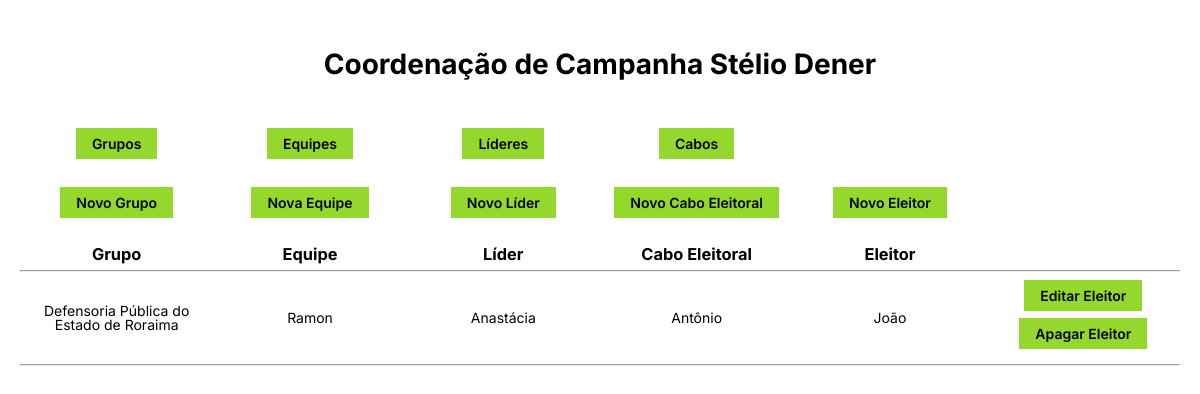
The app's page /, older data.
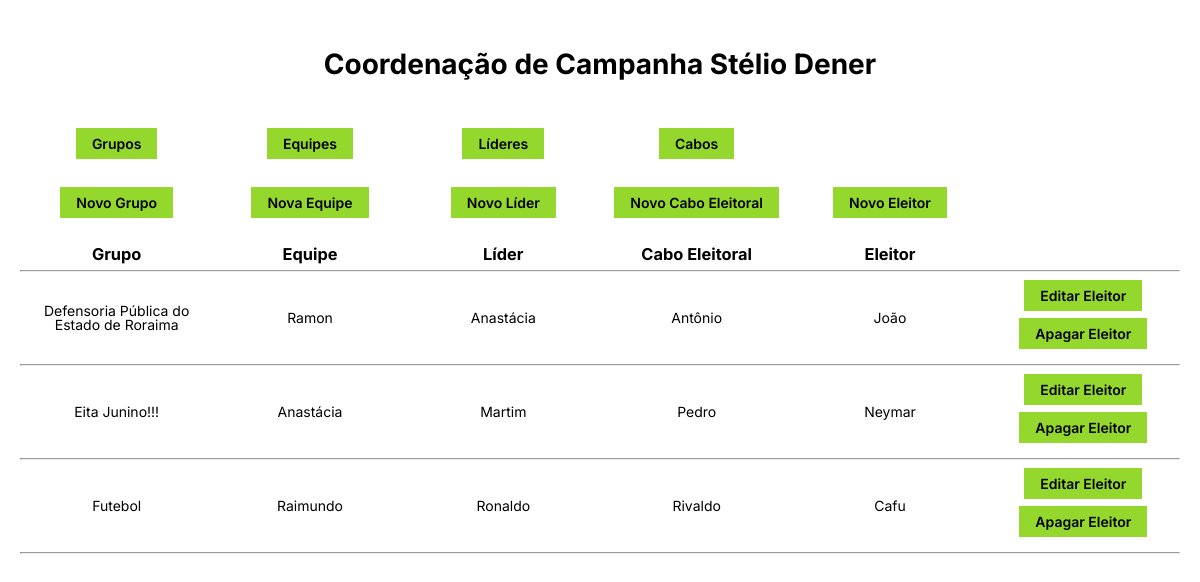
The same page, newer data.
### base/models.py (models this page shows, shortened)
class Voto(models.Model):
    cabo = models.ForeignKey(Cabo, null=True, on_delete=models.SET_NULL)
    eleitor = models.ForeignKey(Pessoa, null=True, on_delete=models.SET_NULL)
    updated = models.DateTimeField(auto_now=True)
    created = models.DateTimeField(auto_now_add=True)
    def __str__(self):
        return self.eleitor.nome

class Cabo(models.Model):
    líder = models.ForeignKey(Líder, null=True, on_delete=models.SET_NULL)
    cabo = models.ForeignKey(Pessoa, null=True, on_delete=models.SET_NULL)
    updated = models.DateTimeField(auto_now=True)
    created = models.DateTimeField(auto_now_add=True)
    def __str__(self):
        return self.cabo.nome

class Líder(models.Model):
    equipe = models.ForeignKey(Equipe, null=True, on_delete=models.SET_NULL)
    líder = models.ForeignKey(Pessoa, null=True, on_delete=models.SET_NULL)
    updated = models.DateTimeField(auto_now=True)
    created = models.DateTimeField(auto_now_add=True)
    def __str__(self):
        return self.líder.nome

class Equipe(models.Model):
    grupo = models.ForeignKey(Grupo, null=True, on_delete=models.SET_NULL)
    coordenador = models.ForeignKey(Pessoa, null=True, on_delete=models.SET_NULL)
    updated = models.DateTimeField(auto_now=True)
    created = models.DateTimeField(auto_now_add=True)
    def __str__(self):
        return self.coordenador.nome

class Grupo(models.Model):
    grupo = models.CharField(max_length=200)
    rgb = models.CharField(max_length=9, null=True, blank=True)
    updated = models.DateTimeField(auto_now=True)
    created = models.DateTimeField(auto_now_add=True)
    def __str__(self):
        return self.grupo

class Pessoa(models.Model):
    nome = models.CharField(max_length=200)
    telefone = models.CharField(max_length=20, null=True, blank=True)
    logradouro = models.CharField(max_length=200, null=True, blank=True)
    bairro = models.CharField(max_length=200, null=True, blank=True)
    cidade = models.CharField(max_length=200, null=True, blank=True)
    cep = models.CharField(max_length=10, null=True, blank=True)
    cpf = models.CharField(max_length=14, null=True, blank=True, unique=True)
    nascimento = models.CharField(max_length=10, null=True, blank=True)
    updated = models.DateTimeField(auto_now=True)
    created = models.DateTimeField(auto_now_add=True)

### base/views.py (the view)
# urls.py: path('', views.home, name='home'),
def home(request):
    votos = Voto.objects.all()
    context = {'votos': votos}
    return render(request, 'base/home.html', context)

### base/templates/base/home.html (shortened to what this page needs)
{% extends 'main.html' %}
{% block content %}
    <section class="tabela-votos">
        <div class="linha-tabela-votos">
            <div>
                <a href="{% url 'grupos' %}" class="btn">Grupos</a>
            </div>
            <div>
                <a href="{% url 'equipes' %}" class="btn">Equipes</a>
            </div>
            <div>
                <a href="{% url 'líderes' %}" class="btn">Líderes</a>
            </div>
            <div>
                <a href="{% url 'cabos' %}" class="btn">Cabos</a>
            </div>
        </div>
        <div class="linha-tabela-votos">
            <div>
                <a href="{% url 'cadastrar-grupo' %}" class="btn">Novo Grupo</a>
            </div>
            <div>
                <a href="{% url 'cadastrar-equipe' %}" class="btn">Nova Equipe</a>
            </div>
            <div>
                <a href="{% url 'cadastrar-líder' %}" class="btn">Novo Líder</a>
            </div>
            <div>
                <a href="{% url 'cadastrar-cabo' %}" class="btn">Novo Cabo Eleitoral</a>
            </div>
            <div>
                <a href="{% url 'cadastrar-eleitor' %}" class="btn">Novo Eleitor</a>
            </div>
        </div>
        <div class="linha-tabela-votos">
            <div><h3>Grupo</h3></div>
            <div><h3>Equipe</h3></div>
            <div><h3>Líder</h3></div>
            <div><h3>Cabo Eleitoral</h3></div>
            <div><h3>Eleitor</h3></div>
        </div>
        <hr>
            {% for voto in votos %}
            <div class="linha-tabela-votos">
                <div>{{voto.cabo.líder.equipe.grupo}}</div>
                <div>{{voto.cabo.líder.equipe}}</div>
                <div>{{voto.cabo.líder}}</div>
                <div>{{voto.cabo}}</div>
                <div>{{voto}}</div>
                <div>
                    <div>
                        <a href="{% url 'editar-eleitor' voto.id %}" class="btn" style="margin-bottom: 7px">Editar Eleitor</a>
                    </div>
                    <div>
                        <a href="{% url 'deletar-eleitor' voto.id %}" class="btn" style="margin-bottom: 7px">Apagar Eleitor</a>
                    </div>
                </div>
            </div>
            <hr>
            {% endfor %}
    </section>
{% endblock  %}

### templates/main.html (shortened to what this page needs)
<!DOCTYPE html>
{% load static %}
<html lang="en">
<head>
  <link rel="stylesheet" href="{% static 'styles/style.css' %}" />
</head>
<body>
  {% include 'navbar.html' %}
  {% block content %}
  {% endblock  %}
</body>
</html>

### templates/navbar.html
<header class="header">
  <div>
    <a href="{% url 'home' %}" class="nav-link"><h1> Coordenação de Campanha Stélio Dener </h1></a>
</div>
</header>

### static/styles/style.css (style rules this page uses)
* { padding: 0; margin: 0; box-sizing: border-box; }
html { font-size: 62.5%; }
body { font-family: "Inter", sans-serif; line-height: 1; font-weight: 400; font-size: 1.4rem; }
.header { text-align: center; margin: 50px; }
.tabela-votos { margin: 0 20px; text-align: center; }
.linha-tabela-votos { display: grid; grid-template-columns: repeat(6, 1fr); align-items: center; justify-items: center; margin: 8px 0; }
h3 { margin: 0; }
.nav-link:link, .nav-link:visited { display: inline-block; text-decoration: none; color: inherit; }
.btn:link, .btn:visited { display: inline-block; text-decoration: none; font-weight: 600; line-height: 1.5rem; padding: 0.8rem 1.6rem; border: 0; color: inherit; border: none; cursor: pointer; font-family: inherit; transition: all 0.3s; background-color: #94d82d; margin-bottom: 20px; }

Row changes from the older to the newer data that the page shows:
added Voto: cabo.líder.equipe.grupo "Eita Junino!!!", cabo.líder.equipe "Anastácia", cabo.líder "Martim", cabo "Pedro", eleitor.nome "Neymar"
added Voto: cabo.líder.equipe.grupo "Futebol", cabo.líder.equipe "Raimundo", cabo.líder "Ronaldo", cabo "Rivaldo", eleitor.nome "Cafu"
